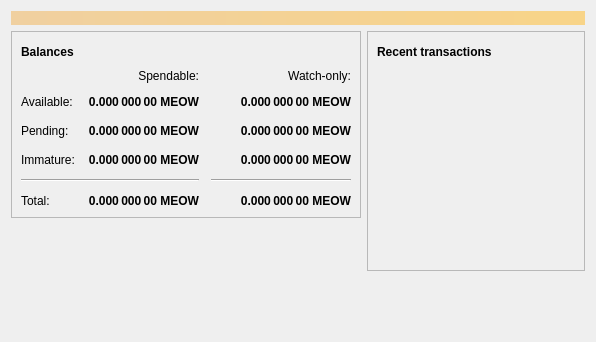
<?xml version="1.0" encoding="UTF-8"?>
<ui version="4.0">
 <class>OverviewPage</class>
 <widget class="QWidget" name="OverviewPage">
  <property name="geometry">
   <rect>
    <x>0</x>
    <y>0</y>
    <width>596</width>
    <height>342</height>
   </rect>
  </property>
  <property name="windowTitle">
   <string>Form</string>
  </property>
  <layout class="QVBoxLayout" name="topLayout">
   <item>
    <widget class="QLabel" name="labelAlerts">
     <property name="visible">
      <bool>false</bool>
     </property>
     <property name="styleSheet">
      <string notr="true">QLabel { background-color: qlineargradient(x1: 0, y1: 0, x2: 1, y2: 0, stop:0 #F0D0A0, stop:1 #F8D488); color:#000000; }</string>
     </property>
     <property name="wordWrap">
      <bool>true</bool>
     </property>
     <property name="margin">
      <number>3</number>
     </property>
     <property name="textInteractionFlags">
      <set>Qt::TextSelectableByMouse</set>
     </property>
    </widget>
   </item>
   <item>
    <layout class="QHBoxLayout" name="horizontalLayout" stretch="1,1">
     <item>
      <layout class="QVBoxLayout" name="verticalLayout_2">
       <item>
        <widget class="QFrame" name="frame">
         <property name="frameShape">
          <enum>QFrame::StyledPanel</enum>
         </property>
         <property name="frameShadow">
          <enum>QFrame::Raised</enum>
         </property>
         <layout class="QVBoxLayout" name="verticalLayout_4">
          <item>
           <layout class="QHBoxLayout" name="horizontalLayout_4">
            <item>
             <widget class="QLabel" name="label_5">
              <property name="font">
               <font>
                <weight>75</weight>
                <bold>true</bold>
               </font>
              </property>
              <property name="text">
               <string>Balances</string>
              </property>
             </widget>
            </item>
            <item>
             <widget class="QPushButton" name="labelWalletStatus">
              <property name="enabled">
               <bool>true</bool>
              </property>
              <property name="maximumSize">
               <size>
                <width>30</width>
                <height>16777215</height>
               </size>
              </property>
              <property name="toolTip">
               <string>The displayed information may be out of date. Your wallet automatically synchronizes with the Lynx network after a connection is established, but this process has not completed yet.</string>
              </property>
              <property name="text">
               <string/>
              </property>
              <property name="icon">
               <iconset resource="../bitcoin.qrc">
                <normaloff>:/icons/warning</normaloff>
                <disabledoff>:/icons/warning</disabledoff>:/icons/warning</iconset>
              </property>
              <property name="iconSize">
               <size>
                <width>24</width>
                <height>24</height>
               </size>
              </property>
              <property name="flat">
               <bool>true</bool>
              </property>
             </widget>
            </item>
            <item>
             <spacer name="horizontalSpacer_3">
              <property name="orientation">
               <enum>Qt::Horizontal</enum>
              </property>
              <property name="sizeHint" stdset="0">
               <size>
                <width>40</width>
                <height>20</height>
               </size>
              </property>
             </spacer>
            </item>
           </layout>
          </item>
          <item>
           <layout class="QGridLayout" name="gridLayout">
            <property name="spacing">
             <number>12</number>
            </property>
            <item row="2" column="2">
             <widget class="QLabel" name="labelWatchPending">
              <property name="font">
               <font>
                <weight>75</weight>
                <bold>true</bold>
               </font>
              </property>
              <property name="cursor">
               <cursorShape>IBeamCursor</cursorShape>
              </property>
              <property name="toolTip">
               <string>Unconfirmed transactions to watch-only addresses</string>
              </property>
              <property name="text">
               <string notr="true">0.000 000 00 MEOW</string>
              </property>
              <property name="alignment">
               <set>Qt::AlignRight|Qt::AlignTrailing|Qt::AlignVCenter</set>
              </property>
              <property name="textInteractionFlags">
               <set>Qt::LinksAccessibleByMouse|Qt::TextSelectableByKeyboard|Qt::TextSelectableByMouse</set>
              </property>
             </widget>
            </item>
            <item row="2" column="1">
             <widget class="QLabel" name="labelUnconfirmed">
              <property name="font">
               <font>
                <weight>75</weight>
                <bold>true</bold>
               </font>
              </property>
              <property name="cursor">
               <cursorShape>IBeamCursor</cursorShape>
              </property>
              <property name="toolTip">
               <string>Total of transactions that have yet to be confirmed, and do not yet count toward the spendable balance</string>
              </property>
              <property name="text">
               <string notr="true">0.000 000 00 MEOW</string>
              </property>
              <property name="alignment">
               <set>Qt::AlignRight|Qt::AlignTrailing|Qt::AlignVCenter</set>
              </property>
              <property name="textInteractionFlags">
               <set>Qt::LinksAccessibleByMouse|Qt::TextSelectableByKeyboard|Qt::TextSelectableByMouse</set>
              </property>
             </widget>
            </item>
            <item row="3" column="2">
             <widget class="QLabel" name="labelWatchImmature">
              <property name="font">
               <font>
                <weight>75</weight>
                <bold>true</bold>
               </font>
              </property>
              <property name="cursor">
               <cursorShape>IBeamCursor</cursorShape>
              </property>
              <property name="toolTip">
               <string>Mined balance in watch-only addresses that has not yet matured</string>
              </property>
              <property name="text">
               <string notr="true">0.000 000 00 MEOW</string>
              </property>
              <property name="alignment">
               <set>Qt::AlignRight|Qt::AlignTrailing|Qt::AlignVCenter</set>
              </property>
              <property name="textInteractionFlags">
               <set>Qt::LinksAccessibleByMouse|Qt::TextSelectableByKeyboard|Qt::TextSelectableByMouse</set>
              </property>
             </widget>
            </item>
            <item row="4" column="0" colspan="2">
             <widget class="Line" name="line">
              <property name="orientation">
               <enum>Qt::Horizontal</enum>
              </property>
             </widget>
            </item>
            <item row="4" column="2">
             <widget class="Line" name="lineWatchBalance">
              <property name="sizePolicy">
               <sizepolicy hsizetype="Preferred" vsizetype="Fixed">
                <horstretch>0</horstretch>
                <verstretch>0</verstretch>
               </sizepolicy>
              </property>
              <property name="minimumSize">
               <size>
                <width>140</width>
                <height>0</height>
               </size>
              </property>
              <property name="orientation">
               <enum>Qt::Horizontal</enum>
              </property>
             </widget>
            </item>
            <item row="5" column="0">
             <widget class="QLabel" name="labelTotalText">
              <property name="text">
               <string>Total:</string>
              </property>
             </widget>
            </item>
            <item row="3" column="1">
             <widget class="QLabel" name="labelImmature">
              <property name="font">
               <font>
                <weight>75</weight>
                <bold>true</bold>
               </font>
              </property>
              <property name="cursor">
               <cursorShape>IBeamCursor</cursorShape>
              </property>
              <property name="toolTip">
               <string>Mined balance that has not yet matured</string>
              </property>
              <property name="text">
               <string notr="true">0.000 000 00 MEOW</string>
              </property>
              <property name="alignment">
               <set>Qt::AlignRight|Qt::AlignTrailing|Qt::AlignVCenter</set>
              </property>
              <property name="textInteractionFlags">
               <set>Qt::LinksAccessibleByMouse|Qt::TextSelectableByKeyboard|Qt::TextSelectableByMouse</set>
              </property>
             </widget>
            </item>
            <item row="2" column="3">
             <spacer name="horizontalSpacer_2">
              <property name="orientation">
               <enum>Qt::Horizontal</enum>
              </property>
              <property name="sizeHint" stdset="0">
               <size>
                <width>40</width>
                <height>20</height>
               </size>
              </property>
             </spacer>
            </item>
            <item row="3" column="0">
             <widget class="QLabel" name="labelImmatureText">
              <property name="text">
               <string>Immature:</string>
              </property>
             </widget>
            </item>
            <item row="5" column="1">
             <widget class="QLabel" name="labelTotal">
              <property name="font">
               <font>
                <weight>75</weight>
                <bold>true</bold>
               </font>
              </property>
              <property name="cursor">
               <cursorShape>IBeamCursor</cursorShape>
              </property>
              <property name="toolTip">
               <string>Your current total balance</string>
              </property>
              <property name="text">
               <string notr="true">0.000 000 00 MEOW</string>
              </property>
              <property name="alignment">
               <set>Qt::AlignRight|Qt::AlignTrailing|Qt::AlignVCenter</set>
              </property>
              <property name="textInteractionFlags">
               <set>Qt::LinksAccessibleByMouse|Qt::TextSelectableByKeyboard|Qt::TextSelectableByMouse</set>
              </property>
             </widget>
            </item>
            <item row="5" column="2">
             <widget class="QLabel" name="labelWatchTotal">
              <property name="font">
               <font>
                <weight>75</weight>
                <bold>true</bold>
               </font>
              </property>
              <property name="cursor">
               <cursorShape>IBeamCursor</cursorShape>
              </property>
              <property name="toolTip">
               <string>Current total balance in watch-only addresses</string>
              </property>
              <property name="text">
               <string notr="true">0.000 000 00 MEOW</string>
              </property>
              <property name="alignment">
               <set>Qt::AlignRight|Qt::AlignTrailing|Qt::AlignVCenter</set>
              </property>
              <property name="textInteractionFlags">
               <set>Qt::LinksAccessibleByMouse|Qt::TextSelectableByKeyboard|Qt::TextSelectableByMouse</set>
              </property>
             </widget>
            </item>
            <item row="0" column="2">
             <widget class="QLabel" name="labelWatchonly">
              <property name="text">
               <string>Watch-only:</string>
              </property>
              <property name="alignment">
               <set>Qt::AlignRight|Qt::AlignTrailing|Qt::AlignVCenter</set>
              </property>
             </widget>
            </item>
            <item row="1" column="0">
             <widget class="QLabel" name="labelBalanceText">
              <property name="text">
               <string>Available:</string>
              </property>
             </widget>
            </item>
            <item row="1" column="1">
             <widget class="QLabel" name="labelBalance">
              <property name="font">
               <font>
                <weight>75</weight>
                <bold>true</bold>
               </font>
              </property>
              <property name="cursor">
               <cursorShape>IBeamCursor</cursorShape>
              </property>
              <property name="toolTip">
               <string>Your current spendable balance</string>
              </property>
              <property name="text">
               <string notr="true">0.000 000 00 MEOW</string>
              </property>
              <property name="alignment">
               <set>Qt::AlignRight|Qt::AlignTrailing|Qt::AlignVCenter</set>
              </property>
              <property name="textInteractionFlags">
               <set>Qt::LinksAccessibleByMouse|Qt::TextSelectableByKeyboard|Qt::TextSelectableByMouse</set>
              </property>
             </widget>
            </item>
            <item row="1" column="2">
             <widget class="QLabel" name="labelWatchAvailable">
              <property name="font">
               <font>
                <weight>75</weight>
                <bold>true</bold>
               </font>
              </property>
              <property name="cursor">
               <cursorShape>IBeamCursor</cursorShape>
              </property>
              <property name="toolTip">
               <string>Your current balance in watch-only addresses</string>
              </property>
              <property name="text">
               <string notr="true">0.000 000 00 MEOW</string>
              </property>
              <property name="alignment">
               <set>Qt::AlignRight|Qt::AlignTrailing|Qt::AlignVCenter</set>
              </property>
              <property name="textInteractionFlags">
               <set>Qt::LinksAccessibleByMouse|Qt::TextSelectableByKeyboard|Qt::TextSelectableByMouse</set>
              </property>
             </widget>
            </item>
            <item row="2" column="0">
             <widget class="QLabel" name="labelPendingText">
              <property name="text">
               <string>Pending:</string>
              </property>
             </widget>
            </item>
            <item row="0" column="1">
             <widget class="QLabel" name="labelSpendable">
              <property name="text">
               <string>Spendable:</string>
              </property>
              <property name="alignment">
               <set>Qt::AlignRight|Qt::AlignTrailing|Qt::AlignVCenter</set>
              </property>
             </widget>
            </item>
           </layout>
          </item>
         </layout>
        </widget>
       </item>
       <item>
        <spacer name="verticalSpacer">
         <property name="orientation">
          <enum>Qt::Vertical</enum>
         </property>
         <property name="sizeHint" stdset="0">
          <size>
           <width>20</width>
           <height>40</height>
          </size>
         </property>
        </spacer>
       </item>
      </layout>
     </item>
     <item>
      <layout class="QVBoxLayout" name="verticalLayout_3">
       <item>
        <widget class="QFrame" name="frame_2">
         <property name="frameShape">
          <enum>QFrame::StyledPanel</enum>
         </property>
         <property name="frameShadow">
          <enum>QFrame::Raised</enum>
         </property>
         <layout class="QVBoxLayout" name="verticalLayout">
          <item>
           <layout class="QHBoxLayout" name="horizontalLayout_2">
            <item>
             <widget class="QLabel" name="label_4">
              <property name="font">
               <font>
                <weight>75</weight>
                <bold>true</bold>
               </font>
              </property>
              <property name="text">
               <string>Recent transactions</string>
              </property>
             </widget>
            </item>
            <item>
             <widget class="QPushButton" name="labelTransactionsStatus">
              <property name="enabled">
               <bool>true</bool>
              </property>
              <property name="maximumSize">
               <size>
                <width>30</width>
                <height>16777215</height>
               </size>
              </property>
              <property name="toolTip">
               <string>The displayed information may be out of date. Your wallet automatically synchronizes with the Lynx network after a connection is established, but this process has not completed yet.</string>
              </property>
              <property name="text">
               <string/>
              </property>
              <property name="icon">
               <iconset resource="../bitcoin.qrc">
                <normaloff>:/icons/warning</normaloff>
                <disabledoff>:/icons/warning</disabledoff>:/icons/warning</iconset>
              </property>
              <property name="iconSize">
               <size>
                <width>24</width>
                <height>24</height>
               </size>
              </property>
              <property name="flat">
               <bool>true</bool>
              </property>
             </widget>
            </item>
            <item>
             <spacer name="horizontalSpacer">
              <property name="orientation">
               <enum>Qt::Horizontal</enum>
              </property>
              <property name="sizeHint" stdset="0">
               <size>
                <width>40</width>
                <height>20</height>
               </size>
              </property>
             </spacer>
            </item>
           </layout>
          </item>
          <item>
           <widget class="QListView" name="listTransactions">
            <property name="styleSheet">
             <string notr="true">QListView { background: transparent; }</string>
            </property>
            <property name="frameShape">
             <enum>QFrame::NoFrame</enum>
            </property>
            <property name="verticalScrollBarPolicy">
             <enum>Qt::ScrollBarAlwaysOff</enum>
            </property>
            <property name="horizontalScrollBarPolicy">
             <enum>Qt::ScrollBarAlwaysOff</enum>
            </property>
            <property name="selectionMode">
             <enum>QAbstractItemView::NoSelection</enum>
            </property>
           </widget>
          </item>
         </layout>
        </widget>
       </item>
       <item>
        <spacer name="verticalSpacer_2">
         <property name="orientation">
          <enum>Qt::Vertical</enum>
         </property>
         <property name="sizeHint" stdset="0">
          <size>
           <width>20</width>
           <height>40</height>
          </size>
         </property>
        </spacer>
       </item>
      </layout>
     </item>
    </layout>
   </item>
  </layout>
 </widget>
 <resources/>
 <connections/>
</ui>
